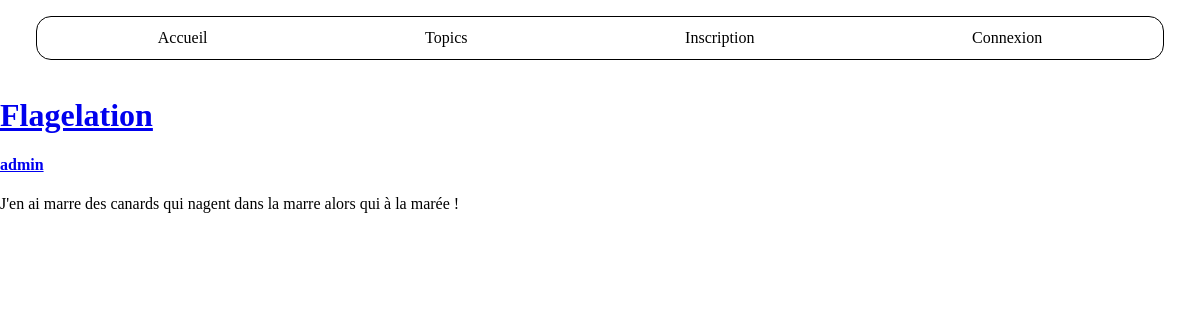
The app's page /messages.php?id_conv=4, older data.
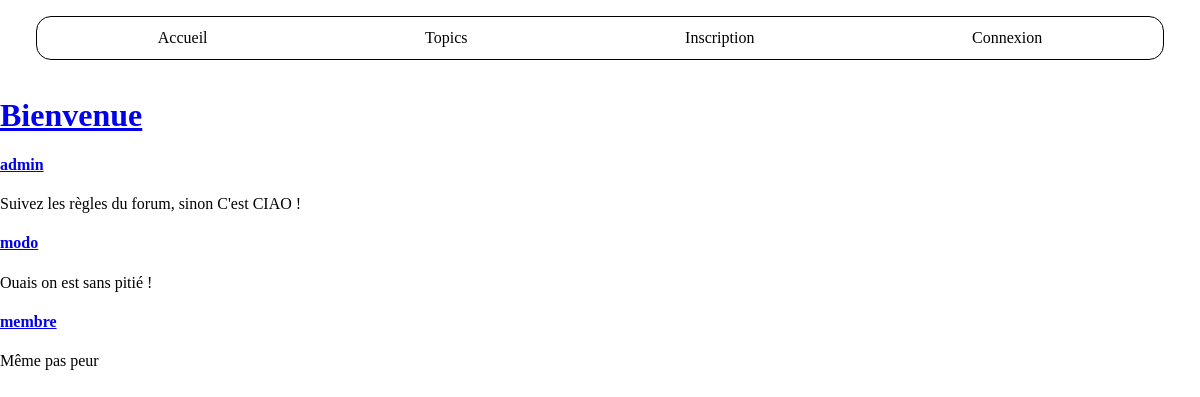
The same page, newer data.
### tables this page shows
CREATE TABLE IF NOT EXISTS `conversations` (
  `id` int(11) NOT NULL AUTO_INCREMENT,
  `id_utilisateur` int(11) NOT NULL,
  `id_topic` int(11) NOT NULL,
  `titre` varchar(140) NOT NULL,
  `description` varchar(255) NOT NULL,
  `date` datetime NOT NULL DEFAULT current_timestamp(),
  `id_confidentialite` int(11) NOT NULL,
  PRIMARY KEY (`id`),
  KEY `id_topic` (`id_topic`)
);

CREATE TABLE IF NOT EXISTS `messages` (
  `id` int(11) NOT NULL AUTO_INCREMENT,
  `id_conversation` int(11) NOT NULL,
  `id_utilisateur` int(11) NOT NULL,
  `message` varchar(255) NOT NULL,
  `date` datetime DEFAULT current_timestamp(),
  PRIMARY KEY (`id`),
  KEY `id_conversation` (`id_conversation`)
);

CREATE TABLE IF NOT EXISTS `utilisateurs` (
  `id` int(11) NOT NULL AUTO_INCREMENT,
  `login` varchar(80) NOT NULL,
  `mdp` varchar(80) NOT NULL,
  `nom` varchar(255) NOT NULL,
  `prenom` varchar(255) NOT NULL,
  `mail` varchar(255) NOT NULL,
  `avatar` varchar(255) DEFAULT NULL,
  `id_confidentialite` int(11) NOT NULL DEFAULT 2,
  PRIMARY KEY (`id`)
);

### include/php_message.php (called while the page is built, shortened)
<?php
     if(isset($_GET["id_conv"]) && !empty($_GET["id_conv"]))
        {
            $id_conv = $_GET["id_conv"];
            $connexionbdd = connexionbdd();
            $requete_id_topic = "SELECT id_topic FROM conversations WHERE id=$id_conv";
            $query_id_topic = mysqli_query($connexionbdd, $requete_id_topic);
            $resultat_id_topic = mysqli_fetch_row($query_id_topic);
            $id_topic = $resultat_id_topic[0];
            $select_msg =  "SELECT * FROM utilisateurs INNER JOIN messages ON messages.id_utilisateur=utilisateurs.id WHERE id_conversation=$id_conv";
            $query_select_msg = mysqli_query($connexionbdd, $select_msg);
            $messages = mysqli_fetch_all($query_select_msg, MYSQLI_ASSOC);
            $requete_titre_conversation = "SELECT titre FROM conversations WHERE id=$id_conv";
            $query_titre_conversation = mysqli_query($connexionbdd, $requete_titre_conversation);
            $resultat_titre_conversation = mysqli_fetch_all($query_titre_conversation, MYSQLI_ASSOC);
            $titre_conversation = $resultat_titre_conversation[0]["titre"];
        }
?>

### messages.php (the view, shortened to what this page needs)
<?php
    include 'include/php_message.php';
?>
<!DOCTYPE html>
<html>
<head>
    <link rel="stylesheet" href="css/style.css"/>
</head>
<body>
    <header>
        <?php include 'include/header.php';?>
    </header>
    <main>
        <h1><a href="conversation.php?id_topic=<?=$id_topic;?>"><?= $titre_conversation; ?></a></h1>
                            <?php
            foreach($messages as $numero_msg => $info_msg)
                {
                    ?>
                     <section>
                        <a href="membre.php?id_posteur=<?php echo $info_msg["id_utilisateur"];?>"><h4><?php echo $info_msg["login"];?></h4></a>
                        <p><?php echo $info_msg["message"];?></p>
                                <?php
                }
                    ?>
    </main>
</body>
</html>

Row changes from the older to the newer data that the page shows:
changed conversations: titre "Flagelation" → "Bienvenue"
changed messages "admin": message "J'en ai marre des canards qui nagent dans la marre alors qui à la marée !" → "Suivez les règles du forum, sinon C'est CIAO !"
now on this page (row edited): messages: id_utilisateur.login "modo", message "Ouais on est sans pitié !"
added messages: id_utilisateur.login "membre", message "Même pas peur"
